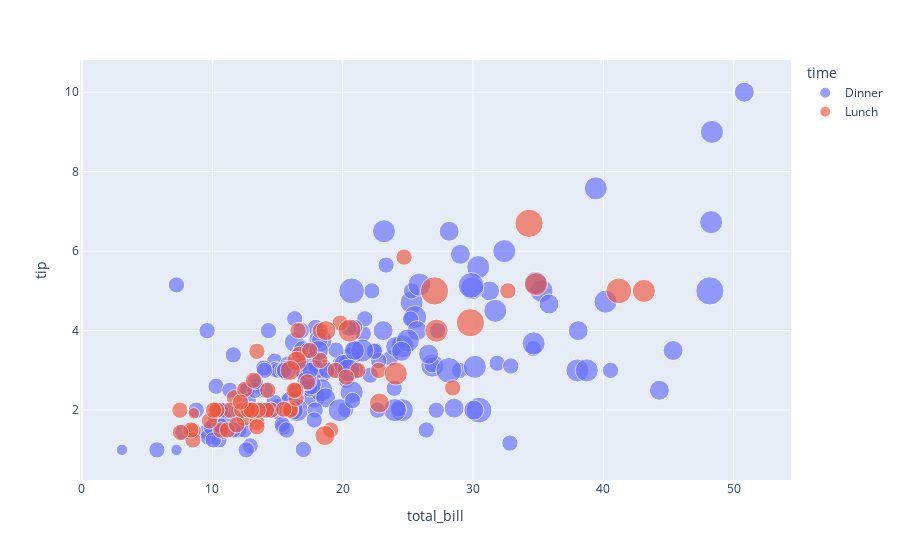

Here is the notebook cell this chart was saved with:
### Markdown cell above
### Add size and color

### Code cell
# add changes by removing the #
time_fig = px.scatter(df, 
                 x="total_bill", 
                 y="tip", 
#                  color='time',
#                  opacity=0.65,
#                  size='size',
#                  color_discrete_sequence=['green', 'orange']
                )
time_fig.show()

### Figure 1 — Plotly figure (JSON) as saved in the notebook; plotly's stock layout.template omitted (floating-point values rounded to 4 significant figures; data arrays with more than 128 entries replaced by an {"elided": "..."} marker saying what was removed)
{"data": [{"hovertemplate": "time=Dinner<br>total_bill=%{x}<br>tip=%{y}<br>size=%{marker.size}<extra></extra>", "legendgroup": "Dinner", "marker": {"color": "#636efa", "opacity": 0.65, "size": {"elided": "176 int values"}, "sizemode": "area", "sizeref": 0.015, "symbol": "circle"}, "mode": "markers", "name": "Dinner", "orientation": "v", "showlegend": true, "type": "scatter", "x": {"elided": "176 float values"}, "xaxis": "x", "y": {"elided": "176 float values"}, "yaxis": "y"}, {"hovertemplate": "time=Lunch<br>total_bill=%{x}<br>tip=%{y}<br>size=%{marker.size}<extra></extra>", "legendgroup": "Lunch", "marker": {"color": "#EF553B", "opacity": 0.65, "size": [4, 2, 2, 2, 2, 1, 2, 2, 4, 2, 2, 2, 2, 2, 2, 4, 2, 2, 2, 2, 2, 6, 2, 2, 2, 3, 2, 2, 2, 2, 2, 2, 2, 2, 2, 2, 2, 6, 5, 6, 2, 2, 3, 2, 2, 2, 2, 2, 2, 2, 2, 2, 4, 2, 2, 3, 2, 2, 2, 4, 3, 2, 2, 1, 3, 2, 2, 2], "sizemode": "area", "sizeref": 0.015, "symbol": "circle"}, "mode": "markers", "name": "Lunch", "orientation": "v", "showlegend": true, "type": "scatter", "x": [27.2, 22.76, 17.29, 19.44, 16.66, 10.07, 32.68, 15.98, 34.83, 13.03, 18.28, 24.71, 21.16, 10.65, 12.43, 24.08, 11.69, 13.42, 14.26, 15.95, 12.48, 29.8, 8.52, 14.52, 11.38, 22.82, 19.08, 20.27, 11.17, 12.26, 18.26, 8.51, 10.33, 14.15, 16, 13.16, 17.47, 34.3, 41.19, 27.05, 16.43, 8.35, 18.64, 11.87, 9.78, 7.51, 19.81, 28.44, 15.48, 16.58, 7.56, 10.34, 43.11, 13, 13.51, 18.71, 12.74, 13, 16.4, 20.53, 16.47, 12.16, 13.42, 8.58, 15.98, 13.42, 16.27, 10.09], "xaxis": "x", "y": [4, 3, 2.71, 3, 3.4, 1.83, 5, 2.03, 5.17, 2, 4, 5.85, 3, 1.5, 1.8, 2.92, 2.31, 1.68, 2.5, 2, 2.52, 4.2, 1.48, 2, 2, 2.18, 1.5, 2.83, 1.5, 2, 3.25, 1.25, 2, 2, 2, 2.75, 3.5, 6.7, 5, 5, 2.3, 1.5, 1.36, 1.63, 1.73, 2, 4.19, 2.56, 2.02, 4, 1.44, 2, 5, 2, 2, 4, 2.01, 2, 2.5, 4, 3.23, 2.2, 3.48, 1.92, 3, 1.58, 2.5, 2], "yaxis": "y"}], "layout": {"legend": {"itemsizing": "constant", "title": {"text": "time"}, "tracegroupgap": 0}, "margin": {"t": 60}, "xaxis": {"anchor": "y", "domain": [0, 1], "title": {"text": "total_bill"}}, "yaxis": {"anchor": "x", "domain": [0, 1], "title": {"text": "tip"}}}}
